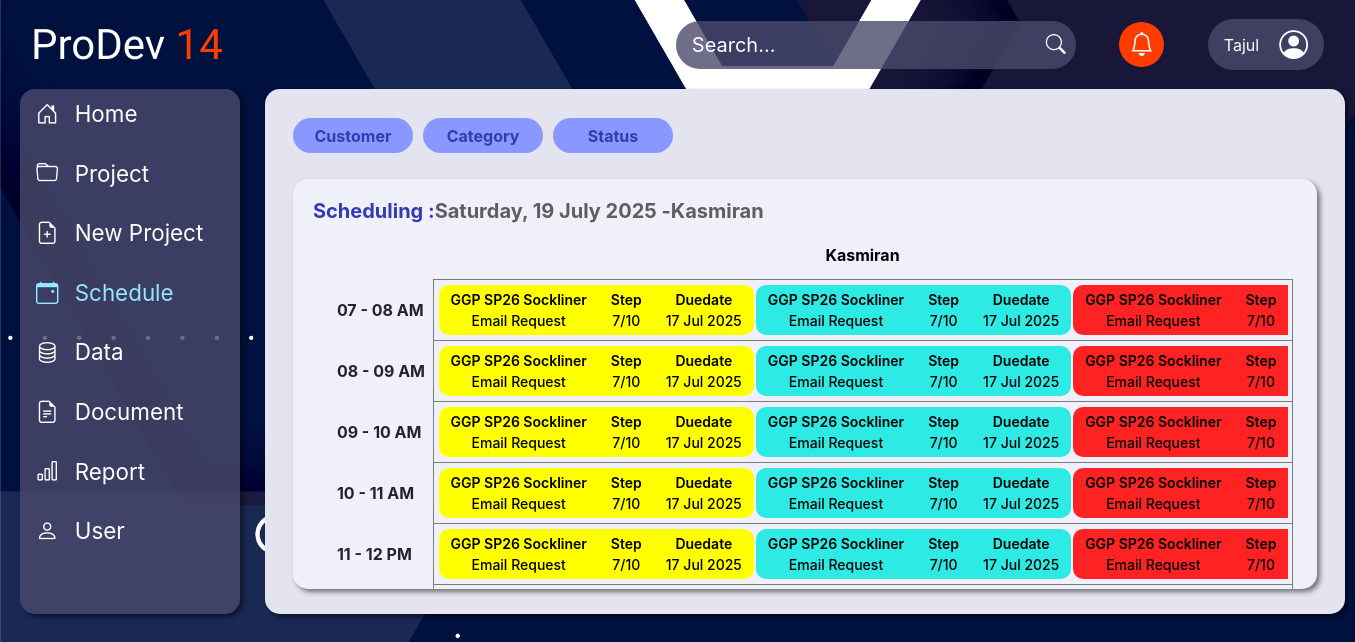
Page /public/schedule/detail_perpic/2025-07-19/8000011 on the committed database.
### tables this page shows
CREATE TABLE `user` (
  `nik` varchar(10) NOT NULL,
  `full_name` varchar(30) NOT NULL,
  `call_name` varchar(10) NOT NULL,
  `username` varchar(30) NOT NULL,
  `password` varchar(100) NOT NULL,
  `role` varchar(20) NOT NULL
);

CREATE TABLE `project` (
  `id_project` varchar(20) NOT NULL,
  `id_category` varchar(5) NOT NULL,
  `id_customer` varchar(5) NOT NULL,
  `project` varchar(50) NOT NULL,
  `start_date` datetime NOT NULL DEFAULT current_timestamp(),
  `due_date` datetime NOT NULL,
  `status` varchar(50) NOT NULL,
  `progress` int(11) NOT NULL
);

CREATE TABLE `step` (
  `id_step` varchar(20) NOT NULL,
  `id_project` varchar(20) NOT NULL,
  `nik_user` varchar(10) NOT NULL,
  `step` varchar(30) NOT NULL,
  `area` varchar(20) NOT NULL,
  `plan_date` datetime NOT NULL
);

### app/core/Controller.php (called while the page is built, shortened)
<?php
class Controller
{
  public function view($view, $data = [])
  {
    require_once '../app/views/' . $view . '.php';
  }
  public function model($model)
  {
    return new $model;
  }
}

### app/controllers/Schedule.php (called while the page is built, shortened)
<?php
class Schedule extends Controller
{
  public function detail_perpic($date, $name)
  {
    $data['judul'] = 'Schedule Project';
    $data['proj'] = $this->model('Schedule_model')->getAllProject();
    $data['cust'] = $this->model('Schedule_model')->getAllCustomer();
    $data['cate'] = $this->model('Schedule_model')->getAllCategory();
    $data['pic'] = $this->model('Schedule_model')->getUserTeamMember();
    $data['date'] = $this->model('Schedule_model')->getDate($date);
    $data['name'] = $this->model('Schedule_model')->getName($name);
    $this->view('schedule/detail_perpic', $data);
  }
}

### app/core/App.php (called while the page is built, shortened)
<?php
class App
{
  protected $method = 'index';
  protected $params = [];
  public function __construct()
  {
    $url = $this->parseURL();
    if (isset($url[0]) && file_exists('../app/controllers/' . $url[0] . '.php')) {
      unset($url[0]);
    }
    $this->controller = new $this->controller;
    if (isset($url[1])) {
      if (method_exists($this->controller, $url[1])) {
        $this->method = $url[1];
        unset($url[1]);
      }
    }
    if (!empty($url)) {
      $this->params = array_values($url);
    }
    call_user_func_array([$this->controller, $this->method], $this->params);
  }
  public function parseURL()
  {
    if (isset($_GET['url'])) {
      $url = rtrim($_GET['url'], '/');
      $url = filter_var($url, FILTER_SANITIZE_URL);
      $url = explode('/', $url);
      return $url;
    }
  }
}

### public/index.php (called while the page is built, shortened)
<?php
$app = new App;

### app/core/Database.php (called while the page is built, shortened)
<?php
class Database
{
  private $host = DB_HOST;
  private $user = DB_USER;
  private $pass = DB_PASS;
  private $db_name = DB_NAME;
  private $dbh;
  private $stmt;
  public function __construct()
  {
    $dsn = 'mysql:host=' . $this->host . ';dbname=' . $this->db_name;
    $option = [
      PDO::ATTR_PERSISTENT => true,
      PDO::ATTR_ERRMODE => PDO::ERRMODE_EXCEPTION
    ];
    try {
      $this->dbh = new PDO($dsn, $this->user, $this->pass, $option);
    } catch (PDOException $e) {
      die($e->getMessage());
    }
  }
  public function query($query)
  {
    $this->stmt = $this->dbh->prepare($query);
  }
  public function bind($param, $value, $type = null)
  {
    if (is_null($type)) {
      switch (true) {
        default:
          $type = PDO::PARAM_STR;
      }
    }
    $this->stmt->bindValue($param, $value, $type);
  }
  public function execute()
  {
    $this->stmt->execute();
  }
  public function single()
  {
    $this->execute();
    return $this->stmt->fetch(PDO::FETCH_ASSOC);
  }
}

### app/models/Schedule_model.php (called while the page is built, shortened)
<?php
class Schedule_model
{
  private $db;
  public function __construct()
  {
    $this->db = new Database;
  }
  public function getAllProject()
  {
    $this->db->query('SELECT * FROM
                        step st
                      JOIN
                        project pj ON st.id_project = pj.id_project
                      JOIN
                        category cg ON pj.id_category = cg.id_category
                      JOIN
                        customer ct ON pj.id_customer = ct.id_customer
                      JOIN
                        user us ON st.nik_user = us.nik
                      GROUP BY pj.project');
    return $this->db->single();
  }
  public function getAllCustomer()
  {
    $this->db->query('SELECT * FROM customer');
    return $this->db->resultSet();
  }
  public function getAllCategory()
  {
    $this->db->query('SELECT * FROM category');
    return $this->db->resultSet();
  }
  public function getUserTeamMember()
  {
    $this->db->query("SELECT * FROM user WHERE role IN ('Team Member', 'Administrator')");
    return $this->db->resultSet();
  }
    public function getName($name) {
    $this->db->query('SELECT * FROM user WHERE nik = :name');
    $this->db->bind('name', $name);
    return $this->db->single();
  }
}

### app/views/schedule/detail_perpic.php (the view, shortened to what this page needs)
<div class="container">
  <div class="card p-2" id="bg-card" style="height: 525px;">
    <div class="card-body">
      <div class="row">
        <div class="col-lg-6">
        </div>
      </div>
      <div class="d-flex justify-content-between">
        <form method="GET" action="" class="d-flex gap-3 mb-3">
        <div class="position-relative" style="margin-right: 10px;">
          <select name="customer" class="form-select ps-5 no-arrow" onchange="this.form.submit()">
            <option value="">Customer</option>
          </select>
        </div>
        <div class="position-relative" style="margin-right: 10px;">
          <select name="category" class="form-select ps-5 no-arrow" onchange="this.form.submit()">
            <option value="">Category</option>
          </select>
        </div>
        <div class="position-relative" style="margin-right: 10px;">
          <select name="status" class="form-select ps-5 no-arrow" onchange="this.form.submit()">
            <option value="">Status</option>
          </select>
        </div>
      </form>
    </div>
        <div class="card project-card">
          <div class="card-body" style="max-height: 410px; height: 410px; overflow-y: auto;">
            <div class="d-flex">
              <h4 class="project-title">Scheduling  :</h4> <br style="width: 10px;">
              <h4 class="project-title-date"><?= date('l, d F Y', strtotime($data['date']));  ?> - </h4><br style="width: 10px;">
              <h4 class="project-title-date"><?= $data['name']['full_name'];  ?></h4>
            </div>
            <table style="table-layout: fixed; width: max-content; border-collapse: collapse;" class="table new-prod-form">
              <thead>
                <tr>
                  <th style="width: 120px; min-width: 120px; max-width: 120px;"></th>
                  <th style="width: 120px; max-width: 150px; text-align: center;"><a href="<?= BASEURL; ?>/schedule/detail_perpic/<?= date('Y-m-d', strtotime('+4 day')); ?>" style="color: black; text-decoration: none;"><?= $data['name']['full_name'] ?></a></th>
                </tr>
              </thead>
              <tbody id="table-body-prod">
                <?php
                $startHour = 7;
                $endHour = 16;
                for ($i = $startHour; $i < $endHour; $i++) {
                      if ($i == 12) {
                          continue;
                      }
                      $from = strtotime("$i:00");
                      $to = strtotime(($i + 1) . ":00");
                ?>
                  <tr>
                    <th style="position: relative; width: 120px; min-width: 120px; max-width: 120px; overflow: hidden;">
                      <div style="position: absolute; top: 50%; left: 20%; transform: translate(0, -50%); white-space: nowrap;">
                        <?= date('h', $from) . ' - ' . date('h A', $to); ?>
                      </div>
                    </th>
                    <td class="p-1 text-center">
                      <div class="d-flex" style="width: 850px; overflow: hidden; white-space: nowrap;text-overflow: ellipsis;">
                        <div class="d-flex bar-name-schedule1">
                          <div class="p-1 mx-2"><strong style="font-weight: 600;"><?= $data['proj']['project']; ?><br></strong><?= $data['proj']['step']; ?></div>
                          <div class="p-1 mx-2"><strong style="font-weight: 600;">Step<br></strong>7/10</div>
                          <div class="p-1 mx-2"><strong style="font-weight: 600;">Duedate<br></strong><?= date('d M Y', strtotime($data['proj']['due_date'])); ?></div>
                        </div>
                        <div class="d-flex bar-name-schedule2">
                          <div class="p-1 mx-2"><strong style="font-weight: 600;"><?= $data['proj']['project']; ?><br></strong><?= $data['proj']['step']; ?></div>
                          <div class="p-1 mx-2"><strong style="font-weight: 600;">Step<br></strong>7/10</div>
                          <div class="p-1 mx-2"><strong style="font-weight: 600;">Duedate<br></strong><?= date('d M Y', strtotime($data['proj']['due_date'])); ?></div>
                        </div>
                        <div class="d-flex bar-name-schedule3">
                          <div class="p-1 mx-2"><strong style="font-weight: 600;"><?= $data['proj']['project']; ?><br></strong><?= $data['proj']['step']; ?></div>
                          <div class="p-1 mx-2"><strong style="font-weight: 600;">Step<br></strong>7/10</div>
                        </div>
                    </div>
                    </td>
                  </tr>
                <?php } ?>
              </tbody>
            </table>
          </div>
        </div>
    </div>
  </div>
</div>

### public/css/style.css (style rules this page uses)
html, body { height: 100%; width: 100%; margin: 0; padding: 0; }
body { background-image: url(../img/background.jpg); background-size: cover; background-repeat: no-repeat; background-attachment: fixed; }
.jumbotron, .container { margin-left: 110px; width: calc(200vh - 210px); height: calc(100vh - 110px); }
#bg-card { background-color: #e4e4f0; margin-left: 140px; width: 1080px; border-radius: 15px; border: none; box-shadow: 3px 3px 5px rgba(0, 0, 0, 0.5); }
.project-card { border-radius: 15px; margin-bottom: 20px; background-color: #f0f0fb; border: none; box-shadow: 3px 3px 5px rgba(0, 0, 0, 0.5); }
.project-title { font-size: 20px; font-weight: bold; color: #343ab4; }
.project-title-date { font-size: 20px; font-weight: bold; color: #5e5e5e; }
.form-select { background-color: #8898ff; border: none; height: 35px; width: 120px; padding: 5px 5px 5px 5px; text-align: center; border-radius: 20px; margin-bottom: 10px; color: #343ab4; font-weight: 700; font-size: 16px; }
select.no-arrow { -webkit-appearance: none; -moz-appearance: none; appearance: none; background-image: none; }
.table.new-prod-form, .table.new-prod-form th { border: none !important; }
.table.new-prod-form td { border: solid 1px #7c7c7c; }
.bar-name-schedule1 { font-size: 14px; background-color: yellow; border-radius: 10px; color: black; width: 380px; margin: 1px; font-weight: 500; }
.bar-name-schedule2 { font-size: 14px; background-color: rgb(45, 234, 228); border-radius: 10px; color: black; width: 380px; margin: 1px; font-weight: 500; }
.bar-name-schedule3 { font-size: 14px; background-color: rgb(255, 34, 34); border-radius: 10px; color: black; width: 380px; margin: 1px; font-weight: 500; }

### rows in the picture
user: full_name "Kasmiran"
project: project "GGP SP26 Sockliner", due_date "17 Jul 2025"
step: step "Email Request"

### other values in the picture
date('l, d F Y', strtotime($data['date'])) "Saturday, 19 July 2025"
date('h', $from) "07"
date('h A', $to) "08 AM"
date('h', $from) "08"
date('h A', $to) "09 AM"
date('h', $from) "09"
date('h A', $to) "10 AM"
date('h', $from) "10"
date('h A', $to) "11 AM"
date('h', $from) "11"
date('h A', $to) "12 PM"
